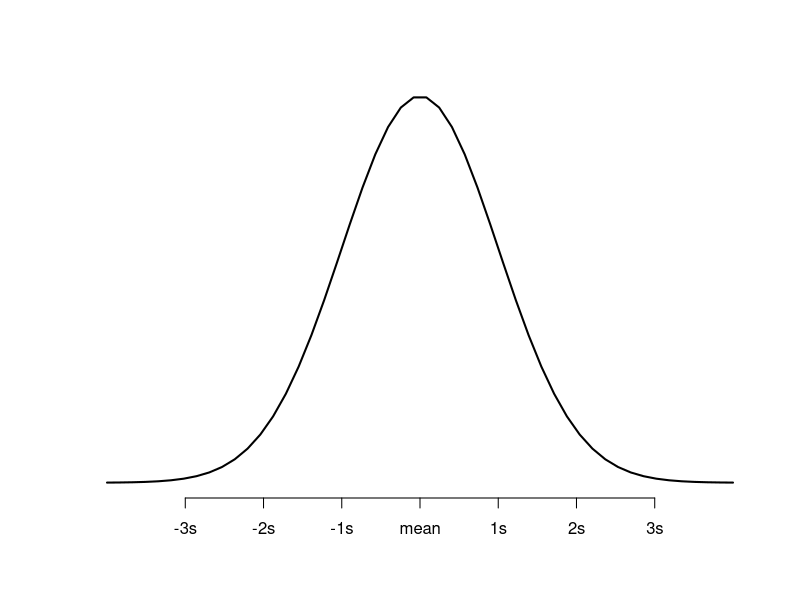

Generate this figure with R:
#Create a sequence of 50] equally spaced numbers between -4 and 4
x <- seq(-4,4, length=50)

#Create a vector of values that shows the height of the probability distribution
#For each value in x
y <- dnorm(x)

#Plot x and y as a scatterplot with connected lines (type = "1") and add
#An x-axis with custom labels
plot(x,y, type = "l", lwd = 2, axes = FALSE, xlab = "", ylab = "")
axis(1, at = -3:3, labels = c("-3s", "-2s", "-1s", "mean", "1s", "2s", "3s"))